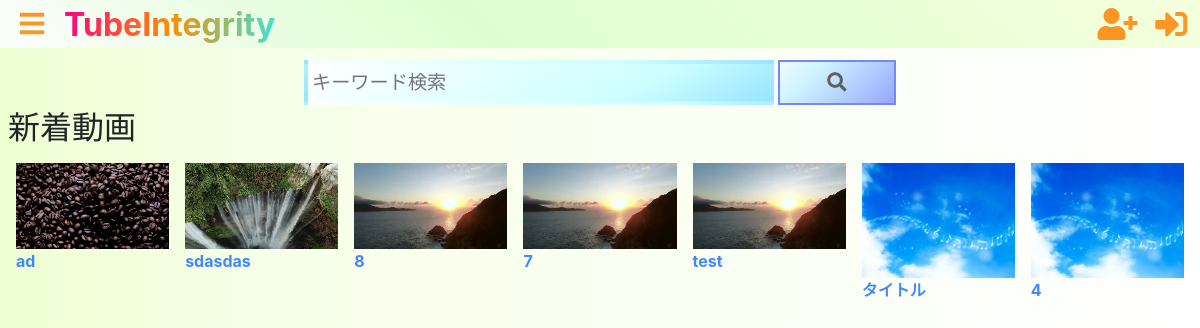
The page / on the database its author committed.
### tube/models.py (models this page shows, shortened)
class Video(models.Model):
    class Meta:
        db_table = "video"
    id       = models.UUIDField(default=uuid.uuid4, primary_key=True, editable=False )
    category = models.ForeignKey(Category, verbose_name="カテゴリ", on_delete=models.PROTECT)
    dt       = models.DateTimeField(verbose_name="投稿日", default=timezone.now)
    title        = models.CharField(verbose_name="タイトル", max_length=50)
    description  = models.CharField(verbose_name="動画説明文", max_length=300)
    movie        = models.FileField(verbose_name="動画", upload_to="tube/movie", blank=True)
    thumbnail    = models.ImageField(verbose_name="サムネイル", upload_to="tube/thumbnail/", null=True)
    user         = models.ForeignKey(settings.AUTH_USER_MODEL, verbose_name="投稿者", on_delete=models.CASCADE)
    edited       = models.BooleanField(default=False)
    mime         = models.TextField(verbose_name="MIMEタイプ", null=True)
    views        = models.IntegerField(verbose_name="再生回数", default=0, validators=[MinValueValidator(0)])

### tube/views.py (the view)
class IndexView(views.APIView):
    def get(self, request, *args, **kwargs):
        latests = Video.objects.all().order_by("-dt")[:DEFAULT_VIDEO_AMOUNT]
        if request.user.is_authenticated:
            histories   = History.objects.filter(user=request.user.id).order_by("?")[:DEFAULT_VIDEO_AMOUNT]
        else:
            histories   = False
        '''
        paginator  = Paginator(latests,7)


        if "page" in request.GET:
            latests    = paginator.get_page(request.GET["page"])
        else:
            latests    = paginator.get_page(1)
        '''
        context = {"latests": latests,
                   "histories":histories,}
        return render(request, "tube/index.html", context)

### templates/tube/index.html (shortened to what this page needs)
{% extends "tube/base.html" %}
{% load static %}
{% load param_change %}
{% block main %}
{% block extra_head %}
{{ block.super }}
{% endblock %}
{% include "tube/search_form.html" %}
    <h2>新着動画</h2>
    <div class="video_content_list">
        {% for latest in latests %}
        <div class="video_content">
            <a class="video_content_link" href="{% url 'tube:single' latest.id %}">
                {% if latest.thumbnail %}
                <img class="video_thumbnail" src="/media/{{ latest.thumbnail }}" alt="{{ latest.title }}">
                {% else %}
                <img class="video_thumbnail" src="{% static 'tube/img/no-img.png' %}" alt="{{ latest.title }}">
                {% endif %}
                <div class="video_title">{{ latest.title }}</div>
            </a>
        </div>
        {% empty %}
        <div class="video_content">動画がありません</div>
        {% endfor %}
    </div>
{% endblock %}

### static/common/css/l_sidebar.css (style rules this page uses)
html, body { overflow-x: hidden; margin:0; }
a { color:#70C0F5; text-decoration:none; }

### static/tube/css/style.css (style rules this page uses)
body { background: rgb(255,255,255); background: linear-gradient(270deg, rgba(255,255,255,1) 0%, rgba(246,255,231,1) 80%, rgba(238,255,209,1) 100%); }
img { max-width:100%; }
.video_content_list { display:flex; flex-wrap:wrap; }
.video_content { width:calc(100% / 7); }
.video_content_link { display:block; margin:0.5rem; }
.video_title { color:#4188FB; font-weight:bold; }

### rows shown on the page
Video: thumbnail (picture), title "ad"
Video: thumbnail (picture), title "sdasdas"
Video: thumbnail (picture), title "8"
Video: thumbnail (picture), title "7"
Video: thumbnail (picture), title "test"
Video: thumbnail (picture), title "タイトル"
Video: thumbnail (picture), title "4"
